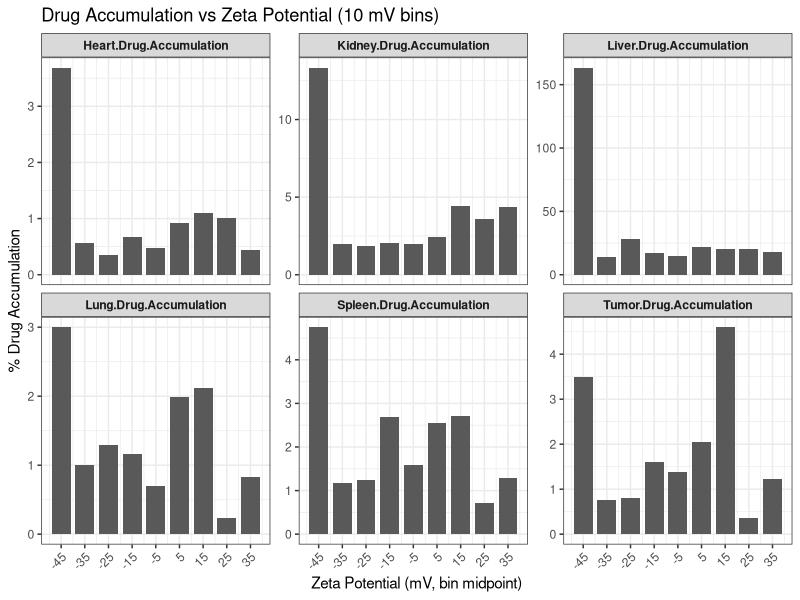
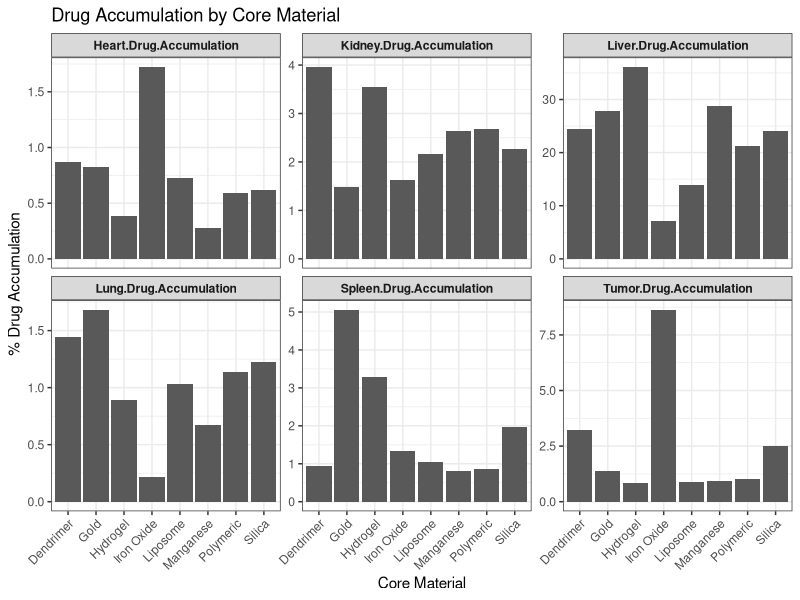
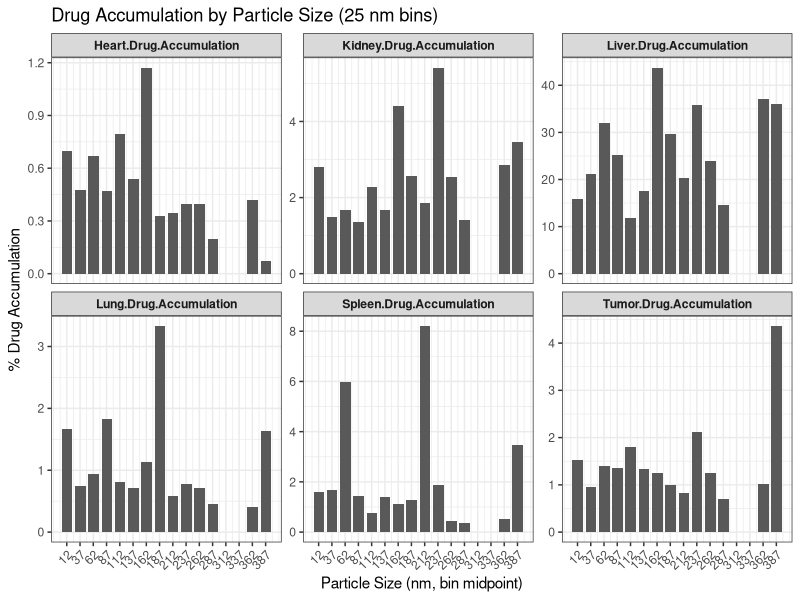
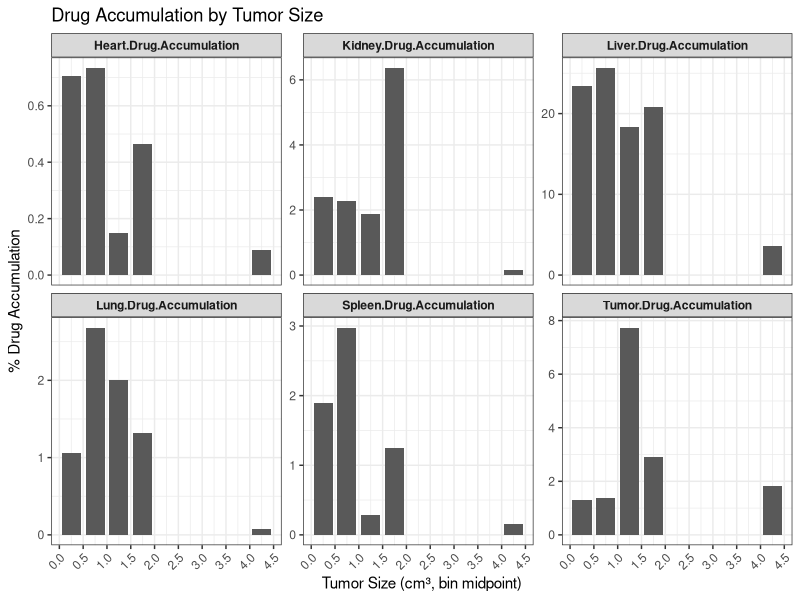

Write R code to recreate these figures, in order.
#Load Library
library(tidyverse)

df <- read.csv("filtered_youreka_set.csv")

#Zeta Potential

## Convert to long format
df_long <- df %>%
  pivot_longer(
    cols = c(
      `Tumor.Drug.Accumulation`,
      `Heart.Drug.Accumulation`,
      `Liver.Drug.Accumulation`,
      `Spleen.Drug.Accumulation`,
      `Lung.Drug.Accumulation`,
      `Kidney.Drug.Accumulation`
    ),
    names_to = "Location",
    values_to = "Drug_Accumulation"
  ) %>%
  mutate(
    Location = recode(
      Location,
      `Tumor%Drug Accumulation` = "Tumor",
      `Heart%Drug Accumulation` = "Heart",
      `Liver%Drug Accumulation` = "Liver",
      `Spleen%Drug Accumulation` = "Spleen",
      `Lung%Drug Accumulation` = "Lung",
      `Kidney%Drug Accumulation` = "Kidney"
    )
  )

## Bin Zeta Potential into 10 mV bins
bin_width_zeta <- 10

df_binned <- df_long %>%
  mutate(
    Zeta_bin_mid = floor(Zeta_Potential / bin_width_zeta) * bin_width_zeta + (bin_width_zeta / 2)
  ) %>%
  group_by(Location, Zeta_bin_mid) %>%
  summarise(
    Mean_Drug_Accumulation = mean(Drug_Accumulation, na.rm = TRUE),
    .groups = "drop"
  )

## Bar plot with numeric x-axis
ggplot(df_binned, aes(x = Zeta_bin_mid, y = Mean_Drug_Accumulation)) +
  geom_col(width = 8) +
  facet_wrap(~Location, scales = "free_y") +
  labs(
    x = "Zeta Potential (mV, bin midpoint)",
    y = "% Drug Accumulation",
    title = "Drug Accumulation vs Zeta Potential (10 mV bins)"
  ) +
  scale_x_continuous(breaks = seq(
    floor(min(df_binned$Zeta_bin_mid)),
    ceiling(max(df_binned$Zeta_bin_mid)),
    by = 10
  )) +
  theme_bw() +
  theme(
    strip.text = element_text(face = "bold"),
    axis.text.x = element_text(angle = 45, hjust = 1)
  )


#Core Material
## Summarize by Core Material and Location
df_core <- df_long %>%
  filter(!is.na(`Core_Material`)) %>%
  group_by(Location, `Core_Material`) %>%
  summarise(
    Mean_Drug_Accumulation = mean(Drug_Accumulation, na.rm = TRUE),
    .groups = "drop"
  )

## Plot
ggplot(df_core, aes(x = `Core_Material`, y = Mean_Drug_Accumulation)) +
  geom_col() +
  facet_wrap(~ Location, scales = "free_y") +
  labs(
    x = "Core Material",
    y = "% Drug Accumulation",
    title = "Drug Accumulation by Core Material"
  ) +
  theme_bw() +
  theme(
    strip.text = element_text(face = "bold"),
    axis.text.x = element_text(angle = 45, hjust = 1)
  )

#Size
## Bin Size into 25 nm bins
bin_width_zeta_size <- 25

df_size <- df_long %>%
  filter(!is.na(Size)) %>%
  mutate(
    Size_bin_mid = floor(Size / bin_width_zeta_size) * bin_width_zeta_size + (bin_width_zeta_size / 2)
  ) %>%
  group_by(Location, Size_bin_mid) %>%
  summarise(
    Mean_Drug_Accumulation = mean(Drug_Accumulation, na.rm = TRUE),
    .groups = "drop"
  )

## Plot
ggplot(df_size, aes(x = Size_bin_mid, y = Mean_Drug_Accumulation)) +
  geom_col(width = 20) +
  facet_wrap(~ Location, scales = "free_y") +
  labs(
    x = "Particle Size (nm, bin midpoint)",
    y = "% Drug Accumulation",
    title = "Drug Accumulation by Particle Size (25 nm bins)"
  ) +
  scale_x_continuous(
    breaks = seq(
      floor(min(df_size$Size_bin_mid, na.rm = TRUE)),
      ceiling(max(df_size$Size_bin_mid, na.rm = TRUE)),
      by = 25
    )
  ) +
  theme_bw() +
  theme(
    strip.text = element_text(face = "bold"),
    axis.text.x = element_text(angle = 45, hjust = 1)
  )

#Tumor Size
# Bin tumor size
bin_width <- 0.5

df_tumor_size <- df_long %>%
  filter(!is.na(`Tumor_Size..cm3.`)) %>%
  mutate(
    Tumor_Size_bin_mid = floor(`Tumor_Size..cm3.` / bin_width) * bin_width + (bin_width / 2)
  ) %>%
  group_by(Location, Tumor_Size_bin_mid) %>%
  summarise(
    Mean_Drug_Accumulation = mean(Drug_Accumulation, na.rm = TRUE),
    .groups = "drop"
  )

# Plot
ggplot(df_tumor_size, aes(x = Tumor_Size_bin_mid, y = Mean_Drug_Accumulation)) +
  geom_col(width = 0.4) +
  facet_wrap(~ Location, scales = "free_y") +
  labs(
    x = "Tumor Size (cm³, bin midpoint)",
    y = "% Drug Accumulation",
    title = "Drug Accumulation by Tumor Size"
  ) +
  scale_x_continuous(
    breaks = seq(
      floor(min(df_tumor_size$Tumor_Size_bin_mid, na.rm = TRUE)),
      ceiling(max(df_tumor_size$Tumor_Size_bin_mid, na.rm = TRUE)),
      by = 0.5
    )
  ) +
  theme_bw() +
  theme(
    strip.text = element_text(face = "bold"),
    axis.text.x = element_text(angle = 45, hjust = 1)
  )
